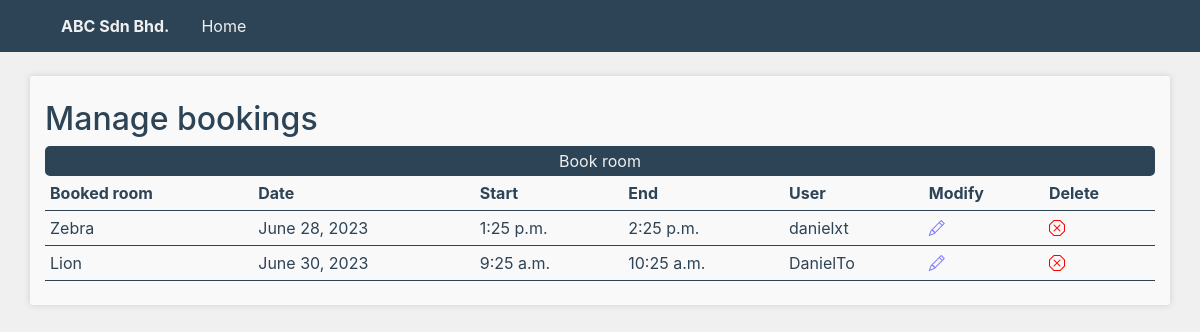
Page /bookingManagement on the earlier database version.
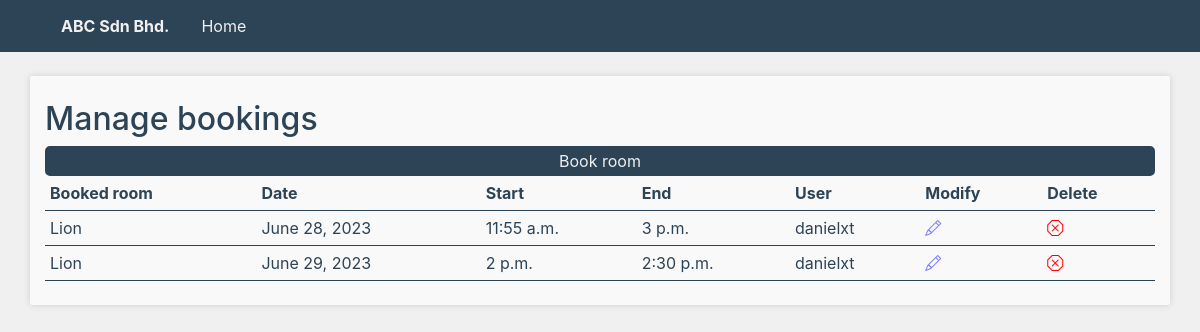
Same page on the later database version.
### booking/models.py (models this page shows, shortened)
class RoomBooking(models.Model):
    roomName = models.ForeignKey('rooms.Room', on_delete=models.CASCADE)
    userName = models.ForeignKey(User, on_delete=models.CASCADE, default="")
    date = models.DateField()
    start = models.TimeField()
    end = models.TimeField()
    class Meta:
        constraints = [
            models.CheckConstraint(check=Q(start__lte=F('end')), name='start_before_end')
        ]

### rooms/models.py (models this page shows)
class Room(models.Model):
    roomName = models.CharField(max_length=50, unique=True)
    capacity = models.IntegerField(default=0)
    createdAt = models.DateTimeField(auto_now_add=True)
    def __str__(self):
        return self.roomName

### booking/views.py (the view)
# urls.py: path('', bookingManagementView, name='bookingManagement'),
def bookingManagementView(request):
    bookings = RoomBooking.objects.all()
    context = {'roomBooking' :bookings}
    return render(request, "bookingManagement.html", context)

### templates/bookingManagement.html (shortened to what this page needs)
{% extends 'base.html' %}
{% block content %}
    <br>
    <div class="container py-4 boxColor boxShadow">
        <h2>Manage bookings</h2>
        <button><a href="{% url 'roomBooking' %}">Book room</a></button>
                    <table class="dataTable">
                        <tr style="font-weight:bold">
                            <th>Booked room</th>
                            <th>Date</th>
                            <th>Start</th>
                            <th>End</th>
                            <th>User</th>
                            <th>Modify</th>
                            <th>Delete</th>
                        </tr>
                        <tr>
                            {% for booking in roomBooking %}
                                <tr>
                                    <td>{{booking.roomName}}</td>
                                    <td>{{booking.date}}</td>
                                    <td>{{booking.start}}</td>
                                    <td>{{booking.end}}</td>
                                    <td>{{booking.userName}}</td>
                                    <td><a href="bookingManagement/modifyBooking/{{booking.id}}"><i class="bi bi-pencil"></i></a></td>
                                    <td><a href="bookingManagement/deleteBooking/{{booking.id}}"><i class="bi bi-x-octagon"></i></a></td>
                                </tr>
                            {% endfor %}
                        </tr>
                    </table>
    </div>
{% endblock %}

### templates/base.html (shortened to what this page needs)
<!DOCTYPE html>
<html>
<head>
    <link href="https://cdn.jsdelivr.net/npm/bootstrap@5.3.0/dist/css/bootstrap.min.css" rel="stylesheet">
    <link rel="stylesheet" href="https://cdn.jsdelivr.net/npm/bootstrap-icons@1.10.5/font/bootstrap-icons.css">
    <link href="{{ STATIC_URL }}css/bootstrap.css" rel="stylesheet" type="text/css"/>
</head>
<body>
    {% include 'header.html' %}
    <main>
        {% block content %}
        {% endblock %}
    </main>
    <br>
</body>
</head>
</html>
</html>

### templates/header.html (shortened to what this page needs)
<html>
    <div class="header">
    <ul>
        <div class="container">
            <li><a href="{% url 'home' %}"><b>ABC Sdn Bhd.</b></a></li>
            <li><a href="{% url 'home' %}">Home</a></li>
        </div>
    </ul>
</div>
</html>

### templates/base.html (style rules this page uses)
:root { --orange:#FF8551; --white:#f9f9f9; --offWhite:#f0f0f0; --buttonColor:var(--grey); --grey:#2D4356 }
body { background-color:var(--offWhite); color:var(--grey) }
a { color:var(--grey) }
.boxShadow { filter: drop-shadow(0px 0px 3px #cecece); border-radius:2px; }
.boxColor { background-color:var(--white); }
button { background-color:var(--buttonColor); border:2px solid var(--grey); border-radius:5px; width:100%; color:var(--offWhite) !important; }
button a { display:block; width:100%; color:var(--offWhite) !important; }
.bi-pencil { color:rgb(125, 125, 254); }
.bi-x-octagon { color:red; }
button a { color:var(--grey); }
.dataTable { width:100%; }
.dataTable td,th { padding:5px; }
.dataTable td { border-top:1px solid var(--grey); border-bottom:1px solid var(--grey); }

### templates/header.html (style rules this page uses)
a { text-decoration: none; }
.header ul { list-style-type: none; margin: 0; padding: 0; overflow: hidden; background-color: var(--grey); }
.header li { float: left; }
.header li a { display: block; color: var(--offWhite); text-align: center; padding: 14px 16px; text-decoration: none; }

Differences in the rows shown:
removed RoomBooking: roomName "Zebra", date "June 28, 2023", start "1:25 p.m.", end "2:25 p.m.", userName "danielxt"
removed RoomBooking: roomName "Lion", date "June 30, 2023", start "9:25 a.m.", end "10:25 a.m.", userName "DanielTo"
added RoomBooking: roomName "Lion", date "June 28, 2023", start "11:55 a.m.", end "3 p.m.", userName "danielxt"
added RoomBooking: roomName "Lion", date "June 29, 2023", start "2 p.m.", end "2:30 p.m.", userName "danielxt"
